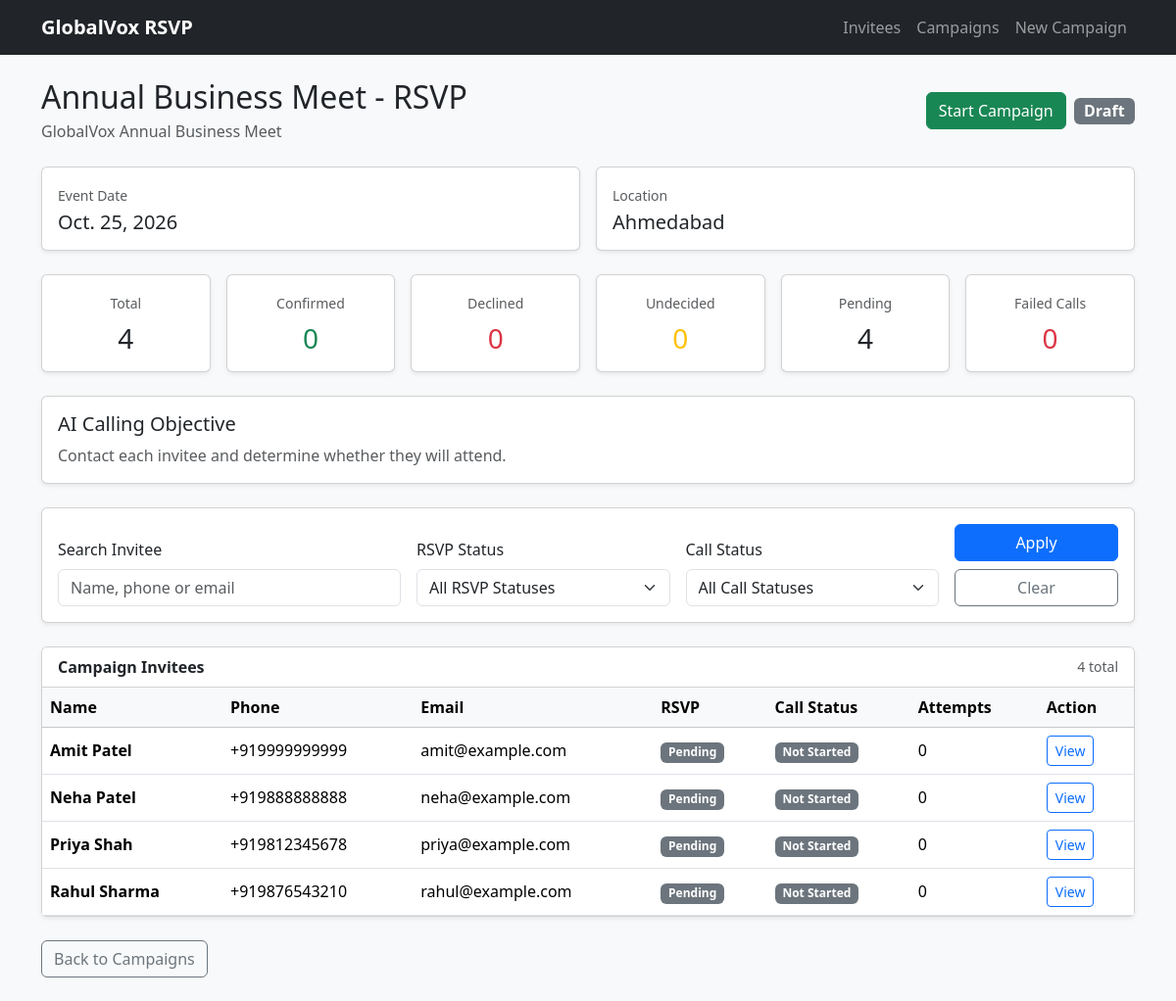
Page /campaigns/1/ on the committed database.
### campaigns/models.py (models this page shows, shortened)
class Campaign(models.Model):
    class Status(models.TextChoices):
        DRAFT = "DRAFT", "Draft"
        RUNNING = "RUNNING", "Running"
        COMPLETED = "COMPLETED", "Completed"
    name = models.CharField(max_length=200)
    event_name = models.CharField(max_length=200)
    event_date = models.DateField()
    event_location = models.CharField(max_length=200)
    objective = models.TextField(blank=True)
    status = models.CharField(
        max_length=20,
        choices=Status.choices,
        default=Status.DRAFT,
        db_index=True
    )
    created_at = models.DateTimeField(auto_now_add=True)

class CampaignInvitee(models.Model):
    class RSVPStatus(models.TextChoices):
        PENDING = "PENDING", "Pending"
        CONFIRMED = "CONFIRMED", "Confirmed"
        DECLINED = "DECLINED", "Declined"
        UNDECIDED = "UNDECIDED", "Undecided"
    class CallStatus(models.TextChoices):
        NOT_STARTED = "NOT_STARTED", "Not Started"
        PROCESSING = "PROCESSING", "Processing"
        COMPLETED = "COMPLETED", "Completed"
        FAILED = "FAILED", "Failed"
    campaign = models.ForeignKey(
        Campaign,
        on_delete=models.CASCADE,
        related_name="campaign_invitees"
    )
    invitee = models.ForeignKey(
        Invitee,
        on_delete=models.CASCADE,
        related_name="campaigns"
    )
    rsvp_status = models.CharField(
        max_length=20,
        choices=RSVPStatus.choices,
        default=RSVPStatus.PENDING,
        db_index=True
    )
    call_status = models.CharField(
        max_length=20,
        choices=CallStatus.choices,
        default=CallStatus.NOT_STARTED,
        db_index=True
    )
    notes = models.TextField(blank=True)
    attempt_count = models.PositiveIntegerField(default=0)
    last_called_at = models.DateTimeField(
        null=True,
        blank=True
    )
    created_at = models.DateTimeField(auto_now_add=True)
    class Meta:
        constraints = [
            models.UniqueConstraint(
                fields=["campaign", "invitee"],
                name="unique_campaign_invitee"
            )
        ]

class Invitee(models.Model):
    name = models.CharField(max_length=150)
    phone = models.CharField(
        max_length=20,
        unique=True
    )
    email = models.EmailField(
        max_length=255,
        db_index=True
    )
    created_at = models.DateTimeField(
        auto_now_add=True
    )

### campaigns/views.py (the view, shortened to what this page needs)
def campaign_detail(request, campaign_id):
    campaign = get_object_or_404(
        Campaign,
        id=campaign_id
    )
    base_queryset = (
        CampaignInvitee.objects
        .filter(campaign=campaign)
        .select_related("invitee")
    )
    stats = base_queryset.aggregate(
        total=Count("id"),
        confirmed=Count(
            "id",
            filter=Q(
                rsvp_status=CampaignInvitee.RSVPStatus.CONFIRMED
            )
        ),
        declined=Count(
            "id",
            filter=Q(
                rsvp_status=CampaignInvitee.RSVPStatus.DECLINED
            )
        ),
        undecided=Count(
            "id",
            filter=Q(
                rsvp_status=CampaignInvitee.RSVPStatus.UNDECIDED
            )
        ),
        pending=Count(
            "id",
            filter=Q(
                rsvp_status=CampaignInvitee.RSVPStatus.PENDING
            )
        ),
        failed=Count(
            "id",
            filter=Q(
                call_status=CampaignInvitee.CallStatus.FAILED
            )
        ),
    )
    search = request.GET.get(
        "search",
        ""
    ).strip()
    rsvp_status = request.GET.get(
        "rsvp_status",
        ""
    ).strip()
    valid_rsvp_statuses = {
        CampaignInvitee.RSVPStatus.PENDING,
        CampaignInvitee.RSVPStatus.CONFIRMED,
        CampaignInvitee.RSVPStatus.DECLINED,
        CampaignInvitee.RSVPStatus.UNDECIDED,
    }
    if rsvp_status in valid_rsvp_statuses:
        base_queryset = base_queryset.filter(
            rsvp_status=rsvp_status
        )
    call_status = request.GET.get(
        "call_status",
        ""
    ).strip()
    valid_call_statuses = {
        CampaignInvitee.CallStatus.NOT_STARTED,
        CampaignInvitee.CallStatus.PROCESSING,
        CampaignInvitee.CallStatus.COMPLETED,
        CampaignInvitee.CallStatus.FAILED,
    }
    if call_status in valid_call_statuses:
        base_queryset = base_queryset.filter(
            call_status=call_status
        )
    campaign_invitees = (
        base_queryset
        .order_by("invitee__name")
    )
    paginator = Paginator(
        campaign_invitees,
        25
    )
    page_number = request.GET.get(
        "page"
    )
    page_obj = paginator.get_page(
        page_number
    )
    return render(
        request,
        "campaigns/detail.html",
        {
            "campaign": campaign,
            "page_obj": page_obj,
            "stats": stats,
            "search": search,
            "selected_rsvp_status": rsvp_status,
            "selected_call_status": call_status,
            "filtered_count": paginator.count,
        }
    )

### templates/campaigns/detail.html (shortened to what this page needs)
{% extends "base.html" %}
{% block content %}
<div class="d-flex justify-content-between align-items-center mb-4">
    <div>
        <h2 class="mb-1">
            {{ campaign.name }}
        </h2>
        <p class="text-muted mb-0">
            {{ campaign.event_name }}
        </p>
    </div>
    <div class="d-flex align-items-center gap-2">
        {% if campaign.status == "DRAFT" %}
        <form
            method="post"
            action="{% url 'campaigns:campaign_start' campaign.id %}"
            class="d-inline"
        >
            <button
                type="submit"
                class="btn btn-success"
                onclick="return confirm('Start this RSVP campaign?');"
            >
                Start Campaign
            </button>
        </form>
        {% endif %}
        {% if campaign.status == "DRAFT" %}
            <span class="badge bg-secondary fs-6">
                Draft
            </span>
        {% elif campaign.status == "RUNNING" %}
            <span class="badge bg-primary fs-6">
                Running
            </span>
        {% elif campaign.status == "COMPLETED" %}
            <span class="badge bg-success fs-6">
                Completed
            </span>
        {% else %}
            <span class="badge bg-secondary fs-6">
                {{ campaign.get_status_display }}
            </span>
        {% endif %}
    </div>
</div>
<div class="row g-3 mb-4">
    <div class="col-md-6">
        <div class="card shadow-sm h-100">
            <div class="card-body">
                <small class="text-muted">
                    Event Date
                </small>
                <h5 class="mt-1 mb-0">
                    {{ campaign.event_date }}
                </h5>
            </div>
        </div>
    </div>
    <div class="col-md-6">
        <div class="card shadow-sm h-100">
            <div class="card-body">
                <small class="text-muted">
                    Location
                </small>
                <h5 class="mt-1 mb-0">
                    {{ campaign.event_location }}
                </h5>
            </div>
        </div>
    </div>
</div>
<div class="row g-3 mb-4">
    <div class="col-lg-2 col-md-4 col-6">
        <div class="card shadow-sm h-100">
            <div class="card-body text-center">
                <small class="text-muted">
                    Total
                </small>
                <h3 class="mb-0 mt-2">
                    {{ stats.total }}
                </h3>
            </div>
        </div>
    </div>
    <div class="col-lg-2 col-md-4 col-6">
        <div class="card shadow-sm h-100">
            <div class="card-body text-center">
                <small class="text-muted">
                    Confirmed
                </small>
                <h3 class="text-success mb-0 mt-2">
                    {{ stats.confirmed }}
                </h3>
            </div>
        </div>
    </div>
    <div class="col-lg-2 col-md-4 col-6">
        <div class="card shadow-sm h-100">
            <div class="card-body text-center">
                <small class="text-muted">
                    Declined
                </small>
                <h3 class="text-danger mb-0 mt-2">
                    {{ stats.declined }}
                </h3>
            </div>
        </div>
    </div>
    <div class="col-lg-2 col-md-4 col-6">
        <div class="card shadow-sm h-100">
            <div class="card-body text-center">
                <small class="text-muted">
                    Undecided
                </small>
                <h3 class="text-warning mb-0 mt-2">
                    {{ stats.undecided }}
                </h3>
            </div>
        </div>
    </div>
    <div class="col-lg-2 col-md-4 col-6">
        <div class="card shadow-sm h-100">
            <div class="card-body text-center">
                <small class="text-muted">
                    Pending
                </small>
                <h3 class="mb-0 mt-2">
                    {{ stats.pending }}
                </h3>
            </div>
        </div>
    </div>
    <div class="col-lg-2 col-md-4 col-6">
        <div class="card shadow-sm h-100">
            <div class="card-body text-center">
                <small class="text-muted">
                    Failed Calls
                </small>
                <h3 class="text-danger mb-0 mt-2">
                    {{ stats.failed }}
                </h3>
            </div>
        </div>
    </div>
</div>
{% if campaign.objective %}
<div class="card shadow-sm mb-4">
    <div class="card-body">
        <h5>
            AI Calling Objective
        </h5>
        <p class="mb-0 text-muted">
            {{ campaign.objective }}
        </p>
    </div>
</div>
<div class="card shadow-sm mb-4">
    <div class="card-body">
        <form
            method="get"
            class="row g-3 align-items-end"
        >
            <div class="col-lg-4 col-md-6">
                <label class="form-label">
                    Search Invitee
                </label>
                <input
                    type="text"
                    name="search"
                    class="form-control"
                    placeholder="Name, phone or email"
                    value="{{ search }}"
                >
            </div>
            <div class="col-lg-3 col-md-6">
                <label class="form-label">
                    RSVP Status
                </label>
                <select
                    name="rsvp_status"
                    class="form-select"
                >
                    <option value="">
                        All RSVP Statuses
                    </option>
                </select>
            </div>
            <div class="col-lg-3 col-md-6">
                <label class="form-label">
                    Call Status
                </label>
                <select
                    name="call_status"
                    class="form-select"
                >
                    <option value="">
                        All Call Statuses
                    </option>
                </select>
            </div>
            <div class="col-lg-2 col-md-6">
                <div class="d-grid gap-2">
                    <button
                        type="submit"
                        class="btn btn-primary"
                    >
                        Apply
                    </button>
                    <a
                        href="{% url 'campaigns:campaign_detail' campaign.id %}"
                        class="btn btn-outline-secondary"
                    >
                        Clear
                    </a>
                </div>
            </div>
        </form>
    </div>
</div>
{% endif %}
<div class="card shadow-sm">
    <div class="card-header bg-white d-flex justify-content-between align-items-center">
        <strong>
            Campaign Invitees
        </strong>
        <span class="text-muted small">
            {{ stats.total }} total
        </span>
    </div>
    <div class="table-responsive">
        <table class="table table-hover align-middle mb-0">
            <thead class="table-light">
                <tr>
                    <th>Name</th>
                    <th>Phone</th>
                    <th>Email</th>
                    <th>RSVP</th>
                    <th>Call Status</th>
                    <th>Attempts</th>
                    <th>Action</th>
                </tr>
            </thead>
            <tbody>
                {% for item in page_obj %}
                <tr>
                    <td class="fw-semibold">
                        {{ item.invitee.name }}
                    </td>
                    <td>
                        {{ item.invitee.phone }}
                    </td>
                    <td>
                        {{ item.invitee.email }}
                    </td>
                    <td>
                        {% if item.rsvp_status == "CONFIRMED" %}
                            <span class="badge bg-success">
                                Confirmed
                            </span>
                        {% elif item.rsvp_status == "DECLINED" %}
                            <span class="badge bg-danger">
                                Declined
                            </span>
                        {% elif item.rsvp_status == "UNDECIDED" %}
                            <span class="badge bg-warning text-dark">
                                Undecided
                            </span>
                        {% else %}
                            <span class="badge bg-secondary">
                                Pending
                            </span>
                        {% endif %}
                    </td>
                    <td>
                        {% if item.call_status == "COMPLETED" %}
                            <span class="badge bg-success">
                                Completed
                            </span>
                        {% elif item.call_status == "FAILED" %}
                            <span class="badge bg-danger">
                                Failed
                            </span>
                        {% elif item.call_status == "PROCESSING" %}
                            <span class="badge bg-primary">
                                Processing
                            </span>
                        {% else %}
                            <span class="badge bg-secondary">
                                Not Started
                            </span>
                        {% endif %}
                    </td>
                    <td>
                        {{ item.attempt_count }}
                    </td>
                    <td>
    <a
        href="{% url 'campaigns:campaign_invitee_detail' campaign.id item.id %}"
        class="btn btn-sm btn-outline-primary"
    >
        View
    </a>
</td>
                </tr>
                {% endfor %}
            </tbody>
        </table>
    </div>
</div>
<div class="mt-4">
    <a
        href="{% url 'campaigns:campaign_list' %}"
        class="btn btn-outline-secondary"
    >
        Back to Campaigns
    </a>
</div>
{% endblock %}

### rows in the picture
Campaign: name "Annual Business Meet - RSVP", event_name "GlobalVox Annual Business Meet", event_date "Oct. 25, 2026", event_location "Ahmedabad", objective "Contact each invitee and determine whether they will attend."
CampaignInvitee: invitee.name "Amit Patel", invitee.phone "+919999999999", invitee.email "amit@example.com", rsvp_status "Pending", call_status "Not Started", attempt_count "0"
CampaignInvitee: invitee.name "Neha Patel", invitee.phone "+919888888888", invitee.email "neha@example.com", rsvp_status "Pending", call_status "Not Started", attempt_count "0"
CampaignInvitee: invitee.name "Priya Shah", invitee.phone "+919812345678", invitee.email "priya@example.com", rsvp_status "Pending", call_status "Not Started", attempt_count "0"
CampaignInvitee: invitee.name "Rahul Sharma", invitee.phone "+919876543210", invitee.email "rahul@example.com", rsvp_status "Pending", call_status "Not Started", attempt_count "0"

### other values in the picture
{{ stats.total }} "4"
{{ stats.confirmed }} "0"
{{ stats.declined }} "0"
{{ stats.undecided }} "0"
{{ stats.pending }} "4"
{{ stats.failed }} "0"
